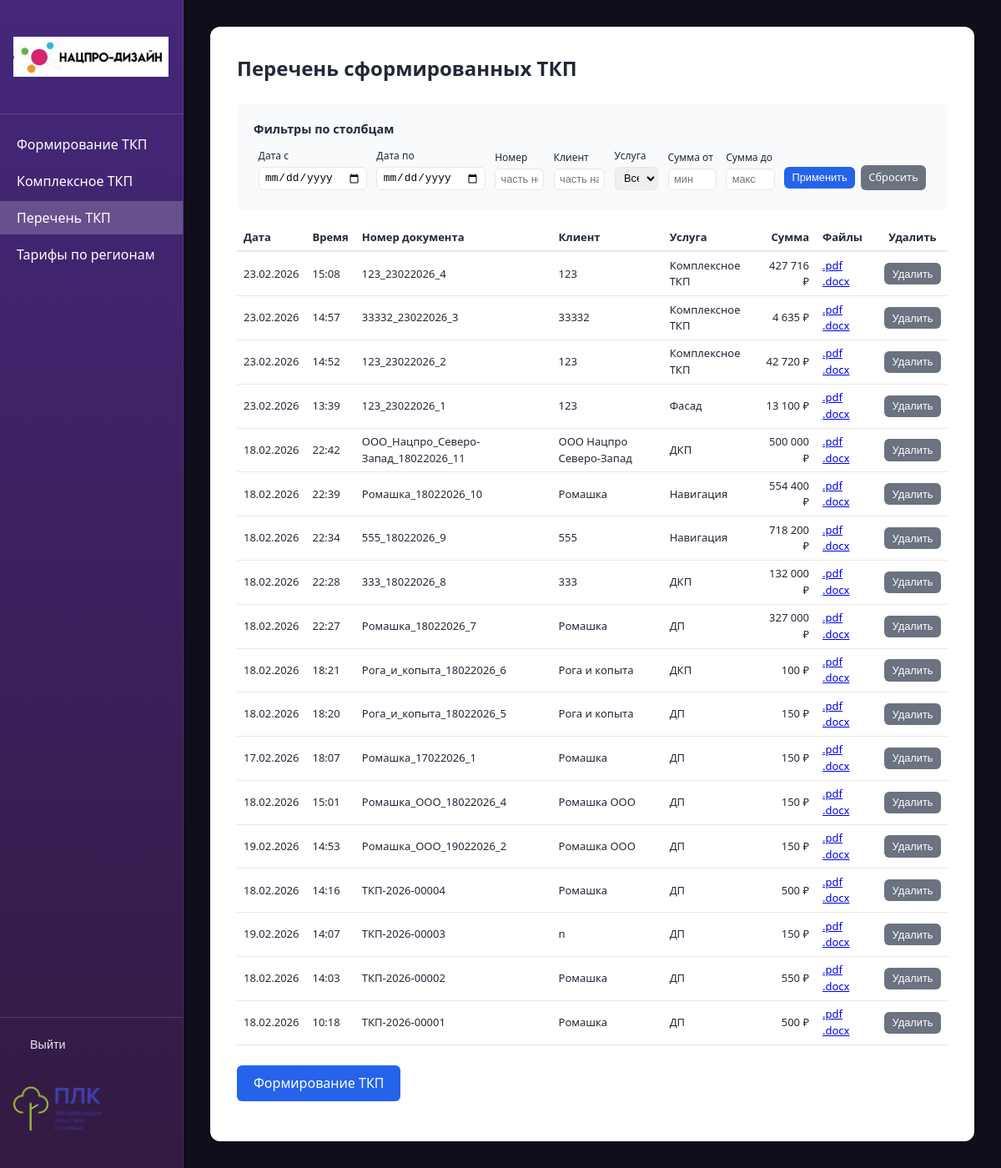
The page /table/ (signed in) on the database its author committed.
### proposals/models.py (models this page shows, shortened)
class TKPRecord(models.Model):
    date = models.DateField('Дата')
    number = models.CharField('Номер документа', max_length=150, unique=True)
    client = models.CharField('Клиент', max_length=255, blank=True)
    service = models.CharField('Услуга', max_length=255)
    sum_total = models.DecimalField('Сумма', max_digits=15, decimal_places=2, default=0)
    created_at = models.DateTimeField('Создано', auto_now_add=True)
    class Meta:
        verbose_name = 'Запись ТКП'
        verbose_name_plural = 'Записи ТКП'
        ordering = ['-created_at']

### proposals/views.py (the view, shortened to what this page needs)
# urls.py: path('table/', views.table_view, name='table'),
@login_required
@require_http_methods(['GET', 'POST'])
def table_view(request):
    records = TKPRecord.objects.all()
    date_from = request.GET.get('date_from', '').strip()
    date_to = request.GET.get('date_to', '').strip()
    number = request.GET.get('number', '').strip()
    client = request.GET.get('client', '').strip()
    service = request.GET.get('service', '').strip()
    sum_min = request.GET.get('sum_min', '').strip()
    sum_max = request.GET.get('sum_max', '').strip()
    if date_from:
        try:
            d = datetime.strptime(date_from, '%Y-%m-%d').date()
            records = records.filter(date__gte=d)
        except ValueError:
            pass
    if date_to:
        try:
            d = datetime.strptime(date_to, '%Y-%m-%d').date()
            records = records.filter(date__lte=d)
        except ValueError:
            pass
    if number:
        records = records.filter(number__icontains=number)
    if client:
        records = records.filter(client__icontains=client)
    if service:
        records = records.filter(service=service)
    if sum_min:
        try:
            records = records.filter(sum_total__gte=Decimal(sum_min.replace(',', '.')))
        except (ValueError, Exception):
            pass
    if sum_max:
        try:
            records = records.filter(sum_total__lte=Decimal(sum_max.replace(',', '.')))
        except (ValueError, Exception):
            pass
    services = list(TKPRecord.objects.values_list('service', flat=True).distinct().order_by('service'))
    context = {
        'records': records,
        'filters': {
            'date_from': date_from,
            'date_to': date_to,
            'number': number,
            'client': client,
            'service': service,
            'sum_min': sum_min,
            'sum_max': sum_max,
        },
        'services_list': services,
    }
    return render(request, 'proposals/table.html', context)

### proposals/templatetags/proposal_filters.py (called while the page is built)
@register.filter
def format_price(value):
    if value is None:
        return ''
    try:
        s = str(int(value))
    except (ValueError, TypeError):
        return str(value)
    n = len(s)
    if n <= 3:
        return s
    r = n % 3 or 3
    result = s[:r]
    for i in range(r, n, 3):
        result += ' ' + s[i:i + 3]
    return result

### proposals/templates/proposals/table.html (shortened to what this page needs)
{% extends "proposals/base.html" %}
{% load proposal_filters %}
{% block container_extra_class %}container--wide{% endblock %}
{% block content %}
<div style="overflow-x: auto;">
<h1>Перечень сформированных ТКП</h1>
<form method="get" action="{% url 'proposals:table' %}" class="summary" style="margin-bottom: 1rem;">
    <p style="margin: 0 0 0.5rem; font-weight: 600; font-size: 0.9rem;">Фильтры по столбцам</p>
    <table class="table-filters" style="width: 100%; border-collapse: collapse; font-size: 0.8rem;">
        <tr>
            <td style="padding: 0.25rem 0.35rem; vertical-align: bottom;">
                <label for="id_date_from" style="font-size: 0.75rem;">Дата с</label>
                <input type="date" name="date_from" id="id_date_from" value="{{ filters.date_from }}" style="margin: 0; padding: 0.3rem 0.4rem; font-size: 0.8rem;">
            </td>
            <td style="padding: 0.25rem 0.35rem; vertical-align: bottom;">
                <label for="id_date_to" style="font-size: 0.75rem;">Дата по</label>
                <input type="date" name="date_to" id="id_date_to" value="{{ filters.date_to }}" style="margin: 0; padding: 0.3rem 0.4rem; font-size: 0.8rem;">
            </td>
            <td style="padding: 0.25rem 0.35rem; vertical-align: bottom;">
                <label for="id_number" style="font-size: 0.75rem;">Номер</label>
                <input type="text" name="number" id="id_number" value="{{ filters.number }}" placeholder="часть номера" style="margin: 0; padding: 0.3rem 0.4rem; font-size: 0.8rem; width: 100%;">
            </td>
            <td style="padding: 0.25rem 0.35rem; vertical-align: bottom;">
                <label for="id_client" style="font-size: 0.75rem;">Клиент</label>
                <input type="text" name="client" id="id_client" value="{{ filters.client }}" placeholder="часть названия" style="margin: 0; padding: 0.3rem 0.4rem; font-size: 0.8rem; width: 100%;">
            </td>
            <td style="padding: 0.25rem 0.35rem; vertical-align: bottom;">
                <label for="id_service" style="font-size: 0.75rem;">Услуга</label>
                <select name="service" id="id_service" style="margin: 0; padding: 0.3rem 0.4rem; font-size: 0.8rem; width: 100%;">
                    <option value="">Все</option>
                </select>
            </td>
            <td style="padding: 0.25rem 0.35rem; vertical-align: bottom;">
                <label for="id_sum_min" style="font-size: 0.75rem;">Сумма от</label>
                <input type="text" name="sum_min" id="id_sum_min" value="{{ filters.sum_min }}" placeholder="мин" style="margin: 0; padding: 0.3rem 0.4rem; font-size: 0.8rem; width: 100%;">
            </td>
            <td style="padding: 0.25rem 0.35rem; vertical-align: bottom;">
                <label for="id_sum_max" style="font-size: 0.75rem;">Сумма до</label>
                <input type="text" name="sum_max" id="id_sum_max" value="{{ filters.sum_max }}" placeholder="макс" style="margin: 0; padding: 0.3rem 0.4rem; font-size: 0.8rem; width: 100%;">
            </td>
            <td style="padding: 0.25rem 0.35rem; vertical-align: bottom; white-space: nowrap;">
                <button type="submit" class="btn btn-sm">Применить</button>
                <a href="{% url 'proposals:table' %}" class="btn btn-secondary btn-sm" style="margin-left: 0.2rem;">Сбросить</a>
            </td>
        </tr>
    </table>
</form>
<table class="table-tkp-list" style="width: 100%; border-collapse: collapse; margin-top: 1rem; font-size: 0.8125rem;">
    <thead>
        <tr style="border-bottom: 2px solid var(--border);">
            <th style="text-align: left; padding: 0.4rem 0.5rem;">Дата</th>
            <th style="text-align: left; padding: 0.4rem 0.5rem;">Время</th>
            <th style="text-align: left; padding: 0.4rem 0.5rem;">Номер документа</th>
            <th style="text-align: left; padding: 0.4rem 0.5rem;">Клиент</th>
            <th style="text-align: left; padding: 0.4rem 0.5rem;">Услуга</th>
            <th style="text-align: right; padding: 0.4rem 0.5rem;">Сумма</th>
            <th style="text-align: left; padding: 0.4rem 0.5rem;">Файлы</th>
            <th style="text-align: center; padding: 0.4rem 0.5rem; width: 5rem;">Удалить</th>
        </tr>
    </thead>
    <tbody>
        {% for r in records %}
        <tr style="border-bottom: 1px solid var(--border);">
            <td style="padding: 0.4rem 0.5rem;">{{ r.date|date:"d.m.Y" }}</td>
            <td style="padding: 0.4rem 0.5rem;">{{ r.created_at|time:"H:i" }}</td>
            <td style="padding: 0.4rem 0.5rem;">{{ r.number }}</td>
            <td style="padding: 0.4rem 0.5rem;">{{ r.client|default:"—" }}</td>
            <td style="padding: 0.4rem 0.5rem;">{{ r.service }}</td>
            <td style="padding: 0.4rem 0.5rem; text-align: right;">{{ r.sum_total|format_price }} ₽</td>
            <td style="padding: 0.4rem 0.5rem;">
                <a href="{% url 'proposals:download_file' 'pdf' %}?f={{ r.number|urlencode }}" class="table-file-link">.pdf</a>
                <a href="{% url 'proposals:download_file' 'docx' %}?f={{ r.number|urlencode }}" class="table-file-link">.docx</a>
            </td>
            <td style="padding: 0.4rem 0.5rem; text-align: center;">
                <form method="post" action="{% url 'proposals:table' %}{% if request.GET %}?{{ request.GET.urlencode }}{% endif %}" style="display: inline;" onsubmit="return confirm('Удалить эту запись и файлы ТКП?');">
                    <button type="submit" class="btn btn-secondary btn-sm">Удалить</button>
                </form>
            </td>
        </tr>
        {% empty %}
        <tr>
            <td colspan="8" style="padding: 0.75rem; color: var(--text-muted); font-size: 0.8125rem;">Нет сформированных ТКП</td>
        </tr>
        {% endfor %}
    </tbody>
</table>
<p style="margin-top: 1.5rem;">
    <a href="{% url 'proposals:form' %}" class="btn">Формирование ТКП</a>
</p>
</div>
{% endblock %}

### proposals/templates/proposals/base.html (style rules this page uses)
:root { --bg: #100E1C; --card: #fff; --primary: #2563eb; --primary-hover: #1d4ed8; --text: #1f2937; --text-muted: #6b7280; --border: #e5e7eb; --success: #059669; --sidebar-w: 220px; --sidebar-gradient: linear-gradient(180deg, #45277B 0%, #331A42 100%); }
* { box-sizing: border-box; }
body { font-family: system-ui, -apple-system, sans-serif; background: var(--bg); color: var(--text); margin: 0; line-height: 1.5; }
h1 { font-size: 1.5rem; margin: 0 0 1.5rem; color: var(--text); }
label { display: block; font-weight: 500; margin-bottom: 0.25rem; color: var(--text); }
input, select, textarea { width: 100%; padding: 0.5rem 0.75rem; border: 1px solid var(--border); border-radius: 6px; font-size: 1rem; margin-bottom: 1rem; }
button, .btn { display: inline-block; padding: 0.6rem 1.25rem; background: var(--primary); color: white; border: none; border-radius: 6px; font-size: 1rem; cursor: pointer; text-decoration: none; }
.btn-secondary { background: var(--text-muted); }
.summary { background: #f9fafb; border-radius: 8px; padding: 1.25rem; margin-bottom: 1.5rem; }

### proposals/templates/proposals/table.html (style rules this page uses)
.btn-sm { padding: 0.35rem 0.6rem; font-size: 0.8rem; }
.table-file-link { margin-right: 0.5rem; }
.table-file-link:last-of-type { margin-right: 0; }

### rows shown on the page
TKPRecord: date "23.02.2026", created_at "15:08", number "123_23022026_4", client "123", service "Комплексное ТКП", sum_total "427 716"
TKPRecord: date "23.02.2026", created_at "14:57", number "33332_23022026_3", client "33332", service "Комплексное ТКП", sum_total "4 635"
TKPRecord: date "23.02.2026", created_at "14:52", number "123_23022026_2", client "123", service "Комплексное ТКП", sum_total "42 720"
TKPRecord: date "23.02.2026", created_at "13:39", number "123_23022026_1", client "123", service "Фасад", sum_total "13 100"
TKPRecord: date "18.02.2026", created_at "22:42", number "ООО_Нацпро_Северо-Запад_18022026_11", client "ООО Нацпро Северо-Запад", service "ДКП", sum_total "500 000"
TKPRecord: date "18.02.2026", created_at "22:39", number "Ромашка_18022026_10", client "Ромашка", service "Навигация", sum_total "554 400"
TKPRecord: date "18.02.2026", created_at "22:34", number "555_18022026_9", client "555", service "Навигация", sum_total "718 200"
TKPRecord: date "18.02.2026", created_at "22:28", number "333_18022026_8", client "333", service "ДКП", sum_total "132 000"
TKPRecord: date "18.02.2026", created_at "22:27", number "Ромашка_18022026_7", client "Ромашка", service "ДП", sum_total "327 000"
TKPRecord: date "18.02.2026", created_at "18:21", number "Рога_и_копыта_18022026_6", client "Рога и копыта", service "ДКП", sum_total "100"
TKPRecord: date "18.02.2026", created_at "18:20", number "Рога_и_копыта_18022026_5", client "Рога и копыта", service "ДП", sum_total "150"
TKPRecord: date "17.02.2026", created_at "18:07", number "Ромашка_17022026_1", client "Ромашка", service "ДП", sum_total "150"
TKPRecord: date "18.02.2026", created_at "15:01", number "Ромашка_ООО_18022026_4", client "Ромашка ООО", service "ДП", sum_total "150"
TKPRecord: date "19.02.2026", created_at "14:53", number "Ромашка_ООО_19022026_2", client "Ромашка ООО", service "ДП", sum_total "150"
TKPRecord: date "18.02.2026", created_at "14:16", number "ТКП-2026-00004", client "Ромашка", service "ДП", sum_total "500"
TKPRecord: date "19.02.2026", created_at "14:07", number "ТКП-2026-00003", client "n", service "ДП", sum_total "150"
TKPRecord: date "18.02.2026", created_at "14:03", number "ТКП-2026-00002", client "Ромашка", service "ДП", sum_total "550"
TKPRecord: date "18.02.2026", created_at "10:18", number "ТКП-2026-00001", client "Ромашка", service "ДП", sum_total "500"
